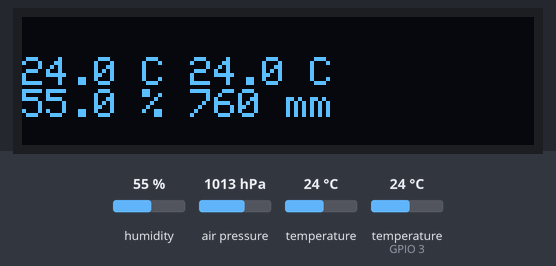
The sketch below on a simulated ESP8266 (Wemos D1 mini). Parts: 128×32 one-colour display. The test bench sets the inputs (shaded band); at power-on: humidity 55 %, air pressure 1013 hPa, temperature 24 °C, temperature (sensor on GPIO 3) 24 °C. What the sketch prints to the serial monitor is not drawn.

Above: at 1.2 s.
1.3 s: humidity set to 22 %
At 2.8 s:
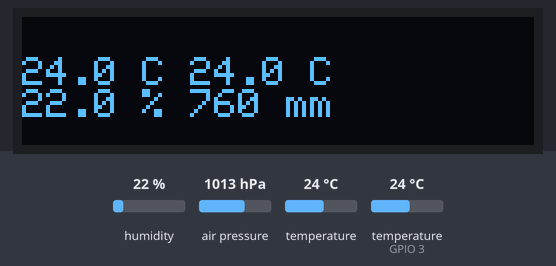
3.6 s: air pressure set to 952 hPa
At 4.6 s:
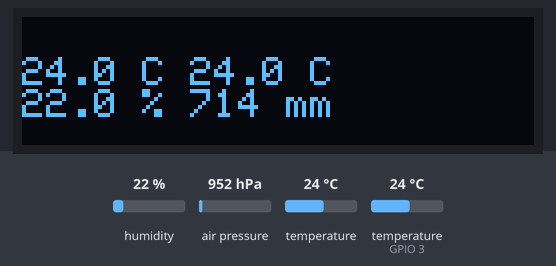
5.7 s: temperature (sensor 0) set to 12 °C
At 7.4 s:
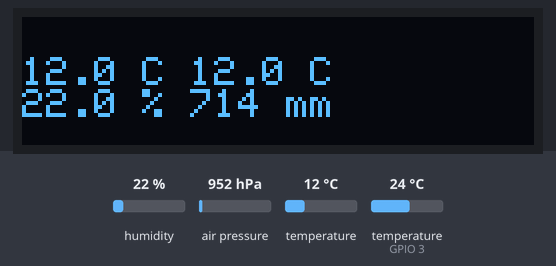
7.7 s: humidity set to 40 %
At 9.5 s:
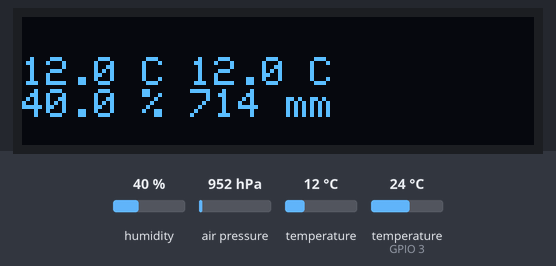
9.8 s: air pressure set to 975 hPa
At 11.4 s:
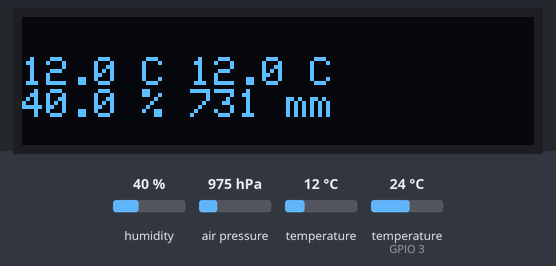
Timing chart, 0 to 12.9 s (numbered marks = the images above; inputs shaded):
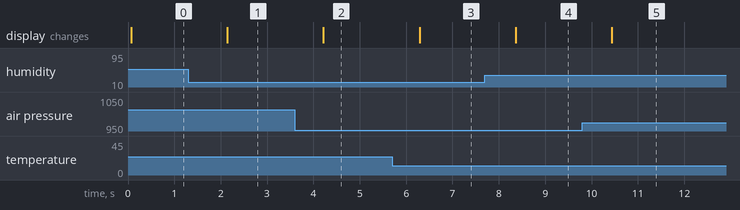

The sketch:

1306_test_led.ino
```cpp
#include <Wire.h>
#include <Adafruit_GFX.h>
#include <Adafruit_SSD1306.h>
//  #include <Adafruit_SSD1306_Wemos_Mini_OLED>
//#include <Fonts/FreeSerif9pt7b.h>

#include <SPI.h>
#include <Adafruit_Sensor.h>
#include <Adafruit_BME280.h>
#include <ESP8266WiFi.h>
#include <microDS18B20.h>
// #include <OneWire.h>

#define SCREEN_WIDTH 128 // OLED display width, in pixels
#define SCREEN_HEIGHT 32 // OLED display height, in pixels

#define BME_SCK 13
#define BME_MISO 12
#define BME_MOSI 11
#define BME_CS 10

#define SEALEVELPRESSURE_HPA (1013.25)


char str[5];
MicroDS18B20 <3> sensor; // Создаем термометр без адреса на пине D3
   uint8_t address[8];       // Создаем массив для адреса

Adafruit_BME280 bme; // I2C
//Adafruit_BME280 bme(BME_CS); // hardware SPI
//Adafruit_BME280 bme(BME_CS, BME_MOSI, BME_MISO, BME_SCK); // software SPI

unsigned long delayTime;

// Declaration for an SSD1306 display connected to I2C (SDA, SCL pins)
Adafruit_SSD1306 display(SCREEN_WIDTH, SCREEN_HEIGHT, &Wire, -1);
void setup() {
  Serial.begin(115200);
  if(!display.begin(SSD1306_SWITCHCAPVCC, 0x3C)) {
    Serial.println("SSD1306 allocation failed");
    for(;;);
  }

    while(!Serial);    // time to get serial running

    unsigned status;

    // default settings
    // (you can also pass in a Wire library object like &Wire2)
    status = bme.begin(0x76);
 /*   if (!status) {
        Serial.println("Could not find a valid BME280 sensor, check wiring, address, sensor ID!");
        Serial.print("SensorID was: 0x"); Serial.println(bme.sensorID(),16);
        Serial.print("        ID of 0xFF probably means a bad address, a BMP 180 or BMP 085\n");
        Serial.print("   ID of 0x56-0x58 represents a BMP 280,\n");
        Serial.print("        ID of 0x60 represents a BME 280.\n");
        Serial.print("        ID of 0x61 represents a BME 680.\n");
        while (1);
    }*/

}


void loop() {

    printValues();
    delay(delayTime);
}


void printValues() {
  display.clearDisplay();
  display.setTextSize(1);
  display.setTextColor(WHITE);
  display.setCursor(0,10); //(вправо, вниз)

    Serial.print("Temperature = ");
    Serial.print(bme.readTemperature());
    Serial.println(" °C");
  //  display.print("Temperature = ");

    sprintf_P(str, PSTR("%.1f"), bme.readTemperature()); // до десятых
    display.print(str);
    display.print(" C ");

    sensor.requestTemp(); //DS18B20
  if (sensor.readTemp()) Serial.println(sensor.getTemp());
  else Serial.println("error");


  if (sensor.readAddress(address)) {  // если успешно, выводим
    Serial.print('{');
    for (uint8_t i = 0; i < 8; i++) {
      Serial.print("0x");
      Serial.print(address[i], HEX);  // Выводим адрес
      if (i < 7) Serial.print(", ");
    }
    Serial.println('}');}  else Serial.println("Not connected");

//DS18B20 section
    Serial.print("Temperature 2 = ");
    Serial.print(bme.readTemperature());
    Serial.println(" °C");

    sprintf_P(str, PSTR("%.1f"), bme.readTemperature()); // до десятых
    display.print(str);
    display.println(" C");
//--------------------

    Serial.print("Humidity = ");
    Serial.print(bme.readHumidity());
    Serial.println(" %");
    sprintf_P(str, PSTR("%.1f"), bme.readHumidity()); // до десятых
    display.print(str);
    display.print(" % ");

    Serial.print("Pressure = ");

    Serial.print(bme.readPressure() / 100.0F);
    Serial.print(" hPa ");
    Serial.print(bme.readPressure() / 133.32);
    Serial.println(" mm");

    sprintf_P(str, PSTR("%.0f"), bme.readPressure()/133.32); // до десятых
    display.print(str); // перевод Па в мм рт.ст.
    display.print(" mm");


    Serial.print("Approx. Altitude = ");
    Serial.print(bme.readAltitude(SEALEVELPRESSURE_HPA));
    Serial.println(" m");
//    display.print(bme.readAltitude(SEALEVELPRESSURE_HPA));
//    display.print(" m ");

    Serial.println();

    display.display();
    delay(1000);

}
```

Measured:
- after the input at 1.3 s, the display: changes after 0.84 s (image 1)
- after the input at 3.6 s, the display: changes after 0.62 s (image 2)
- after the input at 5.7 s, the display: changes after 0.59 s (image 3)
- after the input at 7.7 s, the display: changes after 0.66 s (image 4)
- after the input at 9.8 s, the display: changes after 0.64 s (image 5)
